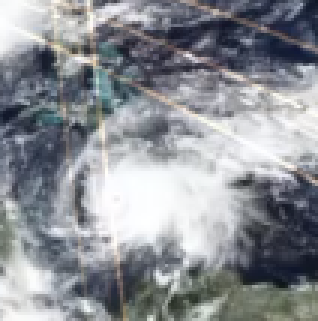
#> input picture dados/furacao/furacao1.png, 106 x 107 px (shown 3 times larger)
$ python -i detector_furacao.py   (imports and definitions only)   (older library calls are emulated)
#> lines starting #> are read from the running program, lines starting #| are printed output that depends on the picture; after the words box and inside, x2 and y2 are one past the last pixel; in counts of white or black regions, pixels touching at a corner belong together
#> further down, picture is the input picture: shape (107, 106, 3); mean B, G, R 149.4, 143.9, 140.5
"""
Detector de Furacao com Imagem de Satélite

Gustavo Ikeda (RM554718)
Henrique Azevedo (RM556707)
Isadora Meneghetti (RM556326)
Renato Cordão (RM556403)
Victoria Moura (RM555474)

Uso:
  python detector_furacao.py train
  python detector_furacao.py detect videofuracao.mp4
  python detector_furacao.py run    videofuracao.mp4

Pressione Q para encerrar.
"""

import cv2
import numpy as np
import pickle
import sys
from pathlib import Path

from skimage.feature import local_binary_pattern
from sklearn.ensemble import RandomForestClassifier, GradientBoostingClassifier
from sklearn.svm import SVC
from sklearn.preprocessing import StandardScaler
from sklearn.pipeline import Pipeline
from sklearn.calibration import CalibratedClassifierCV
from sklearn.model_selection import cross_val_score

# ── Configuracoes ─────────────────────────────────────────────────
PATCH_SIZE  = 64
DATASET_DIR = "dados"
MODEL_FILE  = "modelo_furacao.pkl"
IMG_EXTS    = {".jpg", ".jpeg", ".png", ".bmp", ".tif", ".webp"}

# ── Deteccao ──────────────────────────────────────────────────────
class Deteccao:
    # [6 lines left out: function __init__, not called in this run]

# ── Extrator de Features ──────────────────────────────────────────
class Extrator:

    def __init__(self):
        self.hog = cv2.HOGDescriptor(
            (PATCH_SIZE, PATCH_SIZE), (16,16), (8,8), (8,8), 9
        )

    def _prep(self, img: np.ndarray) -> np.ndarray:
        g = cv2.cvtColor(img, cv2.COLOR_BGR2GRAY) if img.ndim == 3 else img
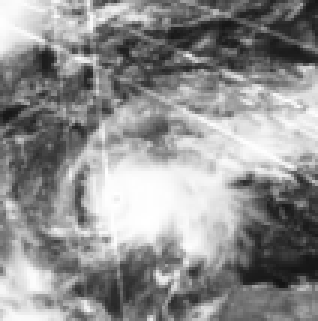
#> g: shape (107, 106) (shown 3 times larger); min 19, max 255, mean 143.5
        g = cv2.resize(g, (PATCH_SIZE, PATCH_SIZE))
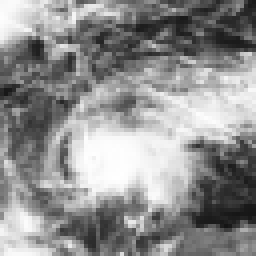
#> g: shape (64, 64) (shown 4 times larger); min 20, max 255, mean 143.2
        return cv2.createCLAHE(2.0, (4,4)).apply(g)
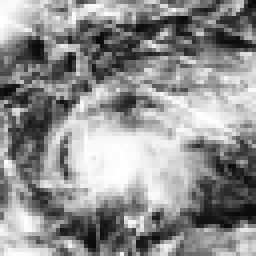
#> returned value: shape (64, 64) (shown 4 times larger); min 8, max 255, mean 143.2

    def _hog(self, g):
        f = self.hog.compute(g)
#> f = 1764 values, max 0.285 at index 361, min 0.00497 at index 874, mean 0.153
        return f.ravel() if f is not None else np.zeros(144)

    def _lbp(self, g):
        lbp = local_binary_pattern(g, 8, 1, "uniform")
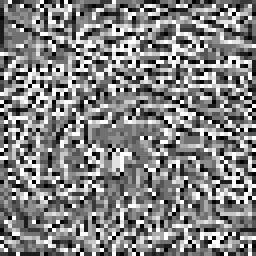
#> lbp: shape (64, 64) float64 (shown 4 times larger); min 0, max 9, mean 4.6; drawn with min black and max white
        h, _ = np.histogram(lbp.ravel(), 10, (0,10), density=True)
#> h = [0.0696, 0.092, 0.0754, 0.115, 0.167, 0.132, 0.0759, 0.0789, 0.0684, 0.126]
        return h.astype(np.float32)

    def _fisicas(self, g):
        h, w = g.shape
#> h = 64; w = 64
        cx, cy, r = w//2, h//2, min(w,h)//2 - 1
#> cx = 32; cy = 32; r = 31
        gx = cv2.Sobel(g, cv2.CV_32F, 1, 0, ksize=3)
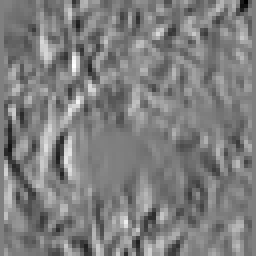
#> gx: shape (64, 64) float32 (shown 4 times larger); min -688, max 691, mean -4.4; drawn with min black and max white
        gy = cv2.Sobel(g, cv2.CV_32F, 0, 1, ksize=3)
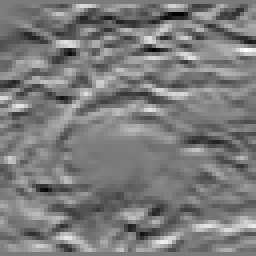
#> gy: shape (64, 64) float32 (shown 4 times larger); min -754, max 802, mean -0.3; drawn with min black and max white

        # Espiral: gradiente tangencial
        sp, sw = [], []
        for ri in np.linspace(r*0.2, r*0.85, 5):
            for t in np.linspace(0, 2*np.pi, 24):
                px, py = int(cx+ri*np.cos(t)), int(cy+ri*np.sin(t))
                if 0<=px<w and 0<=py<h:
                    mag = float(np.hypot(gx[py,px], gy[py,px]))
                    if mag > 2:
                        sp.append(abs(float(gx[py,px])*(-np.sin(t)) +
                                       float(gy[py,px])*np.cos(t)) / mag)
                        sw.append(mag)
#> after the loop, sp = 120 values, max 1 at index 0, min 0.0115 at index 97, mean 0.632; sw = 120 values, max 644.5 at index 111, min 3.16 at index 8, mean 186.4
        espiral = float(np.average(sp, weights=sw)) if sp else 0.0
#> espiral = 0.613

        # Gradiente radial
        aneis = []
        for ri in np.linspace(r*0.1, r*0.85, 6):
            vals = [int(g[int(cy+ri*np.sin(t)), int(cx+ri*np.cos(t))])
                    for t in np.linspace(0, 2*np.pi, 20)
                    if 0<=int(cx+ri*np.cos(t))<w and 0<=int(cy+ri*np.sin(t))<h]
            if vals: aneis.append(float(np.mean(vals)))
#> this loop made 6 passes
#> ri on passes 1 to 6: 3.1, 7.75, 12.4, 17.05, 21.7, 26.35
#> after the loop, aneis = [186.6, 191.8, 211.8, 170.6, 144.3, 121.5]
        if len(aneis) >= 3:
            slope = float(np.polyfit(np.arange(len(aneis)), aneis, 1)[0])
#> slope = -14.55
            grad_r = float(np.clip(-slope/(np.ptp(aneis)+1e-6), -1, 1))
#> grad_r = 0.161
        else:
            grad_r = 0.0

        # Cobertura nubosa e brilho medio
        mask = np.zeros_like(g); cv2.circle(mask,(cx,cy),r,255,-1)
#> after `mask = np.zeros_like(g)`: mask: shape (64, 64); every value is 0
#> after `cv2.circle(mask, (cx, cy), r, 255, -1)`:
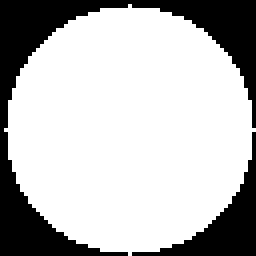
#> mask: shape (64, 64) (shown 4 times larger); 73.3% white; 2 black regions, box (x1, y1, x2, y2) and area: (0, 0, 64, 64) 853, (33, 33, 64, 64) 242
        v = g[mask==255]
#> v = 3001 values, max 255 at index 1335, min 10 at index 63, mean 143.2
        blob   = float(np.mean(v > np.mean(g)*1.05))
#> blob = 0.475
        brilho = float(np.mean(v))/255.0
#> brilho = 0.562

        return np.array([espiral, grad_r, blob, brilho], dtype=np.float32)

    def extrair(self, img: np.ndarray) -> np.ndarray:
        g = self._prep(img)
        return np.concatenate([self._hog(g), self._lbp(g),
                                self._fisicas(g)]).astype(np.float32)


# ── Modelo ────────────────────────────────────────────────────────
class Modelo:
    PESOS = [0.45, 0.35, 0.20]

    # [51 lines left out: functions __init__, _pipes, treinar, _proba, not called in this run]

    def prever(self, X): return self._proba(X)

    # [47 lines left out: functions salvar, carregar, carregar_dados, not called in this run]


# ── Detector em Video ─────────────────────────────────────────────
class Detector:
    def __init__(self, modelo):
        self.modelo    = modelo
        self.historico = {}

    # ── Pre-filtro rapido ─────────────────────────────────────────
    # [196 lines left out: functions _candidatos, _suavizar, _nms, analisar, desenhar, treinar and 2 more, not called in this run]

# [2 lines not run here, left out]

>>> import cv2
>>> picture = cv2.imread('dados/furacao/furacao1.png')
>>> result = Extrator().extrair(picture)
#> result = 1778 values, max 0.613 at index 1774, min 0.00497 at index 874, mean 0.153
